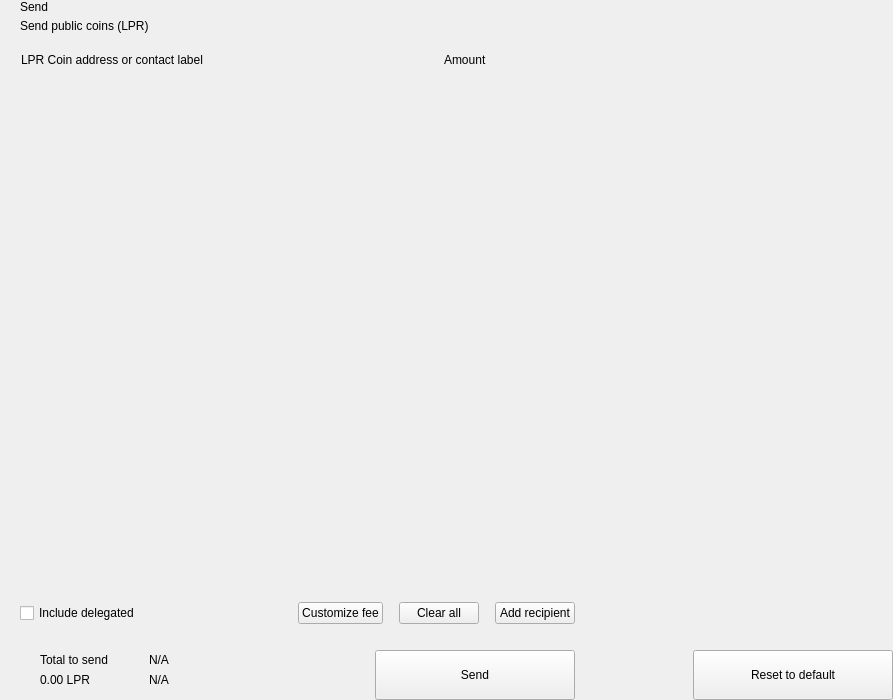
<?xml version="1.0" encoding="UTF-8"?>
<ui version="4.0">
 <class>send</class>
 <widget class="QWidget" name="send">
  <property name="geometry">
   <rect>
    <x>0</x>
    <y>0</y>
    <width>893</width>
    <height>700</height>
   </rect>
  </property>
  <property name="windowTitle">
   <string>Form</string>
  </property>
  <layout class="QHBoxLayout" name="horizontalLayout_2" stretch="2,1">
   <property name="spacing">
    <number>0</number>
   </property>
   <property name="leftMargin">
    <number>0</number>
   </property>
   <property name="topMargin">
    <number>0</number>
   </property>
   <property name="rightMargin">
    <number>0</number>
   </property>
   <property name="bottomMargin">
    <number>0</number>
   </property>
   <item>
    <widget class="QWidget" name="left" native="true">
     <layout class="QVBoxLayout" name="verticalLayout_3">
      <property name="spacing">
       <number>0</number>
      </property>
      <property name="leftMargin">
       <number>0</number>
      </property>
      <property name="topMargin">
       <number>0</number>
      </property>
      <property name="rightMargin">
       <number>0</number>
      </property>
      <property name="bottomMargin">
       <number>0</number>
      </property>
      <item>
       <layout class="QVBoxLayout" name="verticalLayout_22" stretch="0,0,0,1,0,0,0,0">
        <property name="spacing">
         <number>0</number>
        </property>
        <item>
         <layout class="QHBoxLayout" name="horizontalLayout_3">
          <property name="spacing">
           <number>0</number>
          </property>
          <property name="leftMargin">
           <number>20</number>
          </property>
          <property name="rightMargin">
           <number>20</number>
          </property>
          <item>
           <layout class="QVBoxLayout" name="verticalLayout">
            <property name="spacing">
             <number>5</number>
            </property>
            <item>
             <widget class="QLabel" name="labelTitle">
              <property name="text">
               <string>Send</string>
              </property>
              <property name="alignment">
               <set>Qt::AlignLeading|Qt::AlignLeft|Qt::AlignVCenter</set>
              </property>
             </widget>
            </item>
            <item>
             <widget class="QLabel" name="labelSubtitle1">
              <property name="text">
               <string>Send public coins (LPR)</string>
              </property>
             </widget>
            </item>
           </layout>
          </item>
          <item>
           <spacer name="horizontalSpacer">
            <property name="orientation">
             <enum>Qt::Horizontal</enum>
            </property>
            <property name="sizeHint" stdset="0">
             <size>
              <width>40</width>
              <height>20</height>
             </size>
            </property>
           </spacer>
          </item>
         </layout>
        </item>
        <item>
         <spacer name="verticalSpacer_2">
          <property name="orientation">
           <enum>Qt::Vertical</enum>
          </property>
          <property name="sizeType">
           <enum>QSizePolicy::Fixed</enum>
          </property>
          <property name="sizeHint" stdset="0">
           <size>
            <width>20</width>
            <height>20</height>
           </size>
          </property>
         </spacer>
        </item>
        <item>
         <layout class="QHBoxLayout" name="horizontalLayout" stretch="6,0,2">
          <property name="spacing">
           <number>0</number>
          </property>
          <property name="leftMargin">
           <number>10</number>
          </property>
          <property name="topMargin">
           <number>0</number>
          </property>
          <property name="rightMargin">
           <number>20</number>
          </property>
          <property name="bottomMargin">
           <number>0</number>
          </property>
          <item>
           <widget class="QLabel" name="labelSubtitleAddress">
            <property name="styleSheet">
             <string notr="true">margin-left:8px;</string>
            </property>
            <property name="text">
             <string>LPR Coin address or contact label</string>
            </property>
           </widget>
          </item>
          <item>
           <spacer name="horizontalSpacer_3">
            <property name="orientation">
             <enum>Qt::Horizontal</enum>
            </property>
            <property name="sizeType">
             <enum>QSizePolicy::Fixed</enum>
            </property>
            <property name="sizeHint" stdset="0">
             <size>
              <width>40</width>
              <height>1</height>
             </size>
            </property>
           </spacer>
          </item>
          <item>
           <widget class="QLabel" name="labelSubtitleAmount">
            <property name="text">
             <string>Amount</string>
            </property>
           </widget>
          </item>
         </layout>
        </item>
        <item>
         <widget class="QScrollArea" name="scrollArea">
          <property name="minimumSize">
           <size>
            <width>0</width>
            <height>350</height>
           </size>
          </property>
          <property name="styleSheet">
           <string notr="true">#scrollArea {
            background:transparent;
            margin-top:10px;
}</string>
          </property>
          <property name="horizontalScrollBarPolicy">
           <enum>Qt::ScrollBarAlwaysOff</enum>
          </property>
          <property name="sizeAdjustPolicy">
           <enum>QAbstractScrollArea::AdjustIgnored</enum>
          </property>
          <property name="widgetResizable">
           <bool>true</bool>
          </property>
          <property name="alignment">
           <set>Qt::AlignLeading|Qt::AlignLeft|Qt::AlignTop</set>
          </property>
          <widget class="QWidget" name="scrollAreaWidgetContents">
           <property name="geometry">
            <rect>
             <x>0</x>
             <y>0</y>
             <width>591</width>
             <height>16</height>
            </rect>
           </property>
           <property name="sizePolicy">
            <sizepolicy hsizetype="Preferred" vsizetype="Maximum">
             <horstretch>0</horstretch>
             <verstretch>0</verstretch>
            </sizepolicy>
           </property>
           <property name="autoFillBackground">
            <bool>false</bool>
           </property>
           <property name="styleSheet">
            <string notr="true">#scrollAreaWidgetContents {
             background:transparent;
             }</string>
           </property>
           <layout class="QVBoxLayout" name="verticalLayout_7">
            <property name="spacing">
             <number>0</number>
            </property>
            <property name="sizeConstraint">
             <enum>QLayout::SetDefaultConstraint</enum>
            </property>
            <property name="leftMargin">
             <number>0</number>
            </property>
            <property name="topMargin">
             <number>0</number>
            </property>
            <property name="rightMargin">
             <number>0</number>
            </property>
            <property name="bottomMargin">
             <number>0</number>
            </property>
           </layout>
          </widget>
         </widget>
        </item>
        <item>
         <spacer name="verticalSpacer_4">
          <property name="orientation">
           <enum>Qt::Vertical</enum>
          </property>
          <property name="sizeType">
           <enum>QSizePolicy::Fixed</enum>
          </property>
          <property name="sizeHint" stdset="0">
           <size>
            <width>20</width>
            <height>20</height>
           </size>
          </property>
         </spacer>
        </item>
        <item>
         <layout class="QHBoxLayout" name="horizontalLayout_20">
          <property name="spacing">
           <number>6</number>
          </property>
          <property name="leftMargin">
           <number>20</number>
          </property>
          <property name="rightMargin">
           <number>20</number>
          </property>
          <item>
           <widget class="QCheckBox" name="checkBoxDelegations">
            <property name="layoutDirection">
             <enum>Qt::LeftToRight</enum>
            </property>
            <property name="text">
             <string>Include delegated</string>
            </property>
           </widget>
          </item>
          <item>
           <spacer name="horizontalSpacer_4">
            <property name="orientation">
             <enum>Qt::Horizontal</enum>
            </property>
            <property name="sizeHint" stdset="0">
             <size>
              <width>10</width>
              <height>20</height>
             </size>
            </property>
           </spacer>
          </item>
          <item>
           <widget class="QPushButton" name="pushButtonFee">
            <property name="focusPolicy">
             <enum>Qt::NoFocus</enum>
            </property>
            <property name="text">
             <string>Customize fee</string>
            </property>
           </widget>
          </item>
          <item>
           <spacer name="horizontalSpacer_11">
            <property name="orientation">
             <enum>Qt::Horizontal</enum>
            </property>
            <property name="sizeType">
             <enum>QSizePolicy::Minimum</enum>
            </property>
            <property name="sizeHint" stdset="0">
             <size>
              <width>10</width>
              <height>20</height>
             </size>
            </property>
           </spacer>
          </item>
          <item>
           <widget class="QPushButton" name="pushButtonClear">
            <property name="focusPolicy">
             <enum>Qt::NoFocus</enum>
            </property>
            <property name="layoutDirection">
             <enum>Qt::RightToLeft</enum>
            </property>
            <property name="text">
             <string>Clear all</string>
            </property>
           </widget>
          </item>
          <item>
           <spacer name="horizontalSpacer_6">
            <property name="orientation">
             <enum>Qt::Horizontal</enum>
            </property>
            <property name="sizeType">
             <enum>QSizePolicy::Fixed</enum>
            </property>
            <property name="sizeHint" stdset="0">
             <size>
              <width>10</width>
              <height>20</height>
             </size>
            </property>
           </spacer>
          </item>
          <item>
           <widget class="QPushButton" name="pushButtonAddRecipient">
            <property name="focusPolicy">
             <enum>Qt::NoFocus</enum>
            </property>
            <property name="text">
             <string>Add recipient</string>
            </property>
           </widget>
          </item>
         </layout>
        </item>
        <item>
         <spacer name="verticalSpacer">
          <property name="orientation">
           <enum>Qt::Vertical</enum>
          </property>
          <property name="sizeType">
           <enum>QSizePolicy::Fixed</enum>
          </property>
          <property name="sizeHint" stdset="0">
           <size>
            <width>20</width>
            <height>16</height>
           </size>
          </property>
         </spacer>
        </item>
        <item>
         <layout class="QHBoxLayout" name="horizontalLayout_7">
          <property name="rightMargin">
           <number>20</number>
          </property>
          <item>
           <layout class="QHBoxLayout" name="horizontalLayout_10">
            <property name="spacing">
             <number>0</number>
            </property>
            <property name="leftMargin">
             <number>8</number>
            </property>
            <item>
             <widget class="QStackedWidget" name="stackedWidget">
              <property name="minimumSize">
               <size>
                <width>0</width>
                <height>60</height>
               </size>
              </property>
              <property name="maximumSize">
               <size>
                <width>16777215</width>
                <height>60</height>
               </size>
              </property>
              <widget class="QWidget" name="page1">
               <layout class="QVBoxLayout" name="verticalLayout_71" stretch="0">
                <property name="spacing">
                 <number>6</number>
                </property>
                <property name="leftMargin">
                 <number>12</number>
                </property>
                <property name="topMargin">
                 <number>0</number>
                </property>
                <property name="rightMargin">
                 <number>0</number>
                </property>
                <property name="bottomMargin">
                 <number>0</number>
                </property>
                <item>
                 <widget class="QWidget" name="coinWidget" native="true">
                  <property name="minimumSize">
                   <size>
                    <width>0</width>
                    <height>60</height>
                   </size>
                  </property>
                  <property name="maximumSize">
                   <size>
                    <width>16777215</width>
                    <height>60</height>
                   </size>
                  </property>
                  <layout class="QHBoxLayout" name="horizontalLayout_9">
                   <property name="spacing">
                    <number>0</number>
                   </property>
                   <property name="leftMargin">
                    <number>20</number>
                   </property>
                   <property name="topMargin">
                    <number>10</number>
                   </property>
                   <property name="rightMargin">
                    <number>20</number>
                   </property>
                   <property name="bottomMargin">
                    <number>10</number>
                   </property>
                   <item>
                    <layout class="QVBoxLayout" name="verticalSend">
                     <property name="spacing">
                      <number>0</number>
                     </property>
                     <item>
                      <widget class="QLabel" name="labelTitleTotalSend">
                       <property name="text">
                        <string>Total to send</string>
                       </property>
                      </widget>
                     </item>
                     <item>
                      <widget class="QLabel" name="labelAmountSend">
                       <property name="text">
                        <string notr="true">0.00 LPR</string>
                       </property>
                      </widget>
                     </item>
                    </layout>
                   </item>
                   <item>
                    <spacer name="horizontalSpacer_9">
                     <property name="orientation">
                      <enum>Qt::Horizontal</enum>
                     </property>
                     <property name="sizeType">
                      <enum>QSizePolicy::Fixed</enum>
                     </property>
                     <property name="sizeHint" stdset="0">
                      <size>
                       <width>20</width>
                       <height>20</height>
                      </size>
                     </property>
                    </spacer>
                   </item>
                   <item>
                    <widget class="QLabel" name="labelLine">
                     <property name="minimumSize">
                      <size>
                       <width>1</width>
                       <height>0</height>
                      </size>
                     </property>
                     <property name="maximumSize">
                      <size>
                       <width>1</width>
                       <height>16777215</height>
                      </size>
                     </property>
                     <property name="text">
                      <string/>
                     </property>
                    </widget>
                   </item>
                   <item>
                    <spacer name="horizontalSpacer_10">
                     <property name="orientation">
                      <enum>Qt::Horizontal</enum>
                     </property>
                     <property name="sizeType">
                      <enum>QSizePolicy::Fixed</enum>
                     </property>
                     <property name="sizeHint" stdset="0">
                      <size>
                       <width>20</width>
                       <height>20</height>
                      </size>
                     </property>
                    </spacer>
                   </item>
                   <item>
                    <layout class="QVBoxLayout" name="verticalRemaining">
                     <property name="spacing">
                      <number>0</number>
                     </property>
                     <item>
                      <widget class="QLabel" name="labelTitleTotalRemaining">
                       <property name="text">
                        <string notr="true">N/A</string>
                       </property>
                      </widget>
                     </item>
                     <item>
                      <widget class="QLabel" name="labelAmountRemaining">
                       <property name="text">
                        <string notr="true">N/A</string>
                       </property>
                      </widget>
                     </item>
                    </layout>
                   </item>
                  </layout>
                 </widget>
                </item>
               </layout>
              </widget>
              <widget class="QWidget" name="page_2"/>
             </widget>
            </item>
           </layout>
          </item>
          <item>
           <spacer name="horizontalSpacer_5">
            <property name="orientation">
             <enum>Qt::Horizontal</enum>
            </property>
            <property name="sizeType">
             <enum>QSizePolicy::Expanding</enum>
            </property>
            <property name="sizeHint" stdset="0">
             <size>
              <width>40</width>
              <height>20</height>
             </size>
            </property>
           </spacer>
          </item>
          <item alignment="Qt::AlignBottom">
           <widget class="QPushButton" name="pushButtonSave">
            <property name="minimumSize">
             <size>
              <width>200</width>
              <height>50</height>
             </size>
            </property>
            <property name="maximumSize">
             <size>
              <width>200</width>
              <height>50</height>
             </size>
            </property>
            <property name="focusPolicy">
             <enum>Qt::NoFocus</enum>
            </property>
            <property name="text">
             <string>Send</string>
            </property>
           </widget>
          </item>
         </layout>
        </item>
       </layout>
      </item>
     </layout>
    </widget>
   </item>
   <item>
    <widget class="QWidget" name="right" native="true">
     <layout class="QVBoxLayout" name="verticalLayout_5">
      <property name="leftMargin">
       <number>0</number>
      </property>
      <property name="topMargin">
       <number>0</number>
      </property>
      <property name="rightMargin">
       <number>0</number>
      </property>
      <property name="bottomMargin">
       <number>0</number>
      </property>
      <item>
       <layout class="QVBoxLayout" name="verticalLayout_4">
        <property name="spacing">
         <number>6</number>
        </property>
        <item>
         <widget class="OptionButton" name="btnCoinControl" native="true">
          <property name="minimumSize">
           <size>
            <width>0</width>
            <height>50</height>
           </size>
          </property>
         </widget>
        </item>
        <item>
         <widget class="OptionButton" name="btnChangeAddress" native="true">
          <property name="minimumSize">
           <size>
            <width>0</width>
            <height>50</height>
           </size>
          </property>
         </widget>
        </item>
        <item>
         <widget class="OptionButton" name="btnUri" native="true">
          <property name="minimumSize">
           <size>
            <width>0</width>
            <height>50</height>
           </size>
          </property>
         </widget>
        </item>
        <item>
         <spacer name="verticalSpacer_5">
          <property name="orientation">
           <enum>Qt::Vertical</enum>
          </property>
          <property name="sizeHint" stdset="0">
           <size>
            <width>20</width>
            <height>40</height>
           </size>
          </property>
         </spacer>
        </item>
        <item>
         <layout class="QHBoxLayout" name="horizontalLayout_8">
          <item>
           <spacer name="horizontalSpacer_7">
            <property name="orientation">
             <enum>Qt::Horizontal</enum>
            </property>
            <property name="sizeHint" stdset="0">
             <size>
              <width>40</width>
              <height>20</height>
             </size>
            </property>
           </spacer>
          </item>
          <item>
           <widget class="QPushButton" name="pushButtonReset">
            <property name="minimumSize">
             <size>
              <width>200</width>
              <height>50</height>
             </size>
            </property>
            <property name="maximumSize">
             <size>
              <width>200</width>
              <height>50</height>
             </size>
            </property>
            <property name="focusPolicy">
             <enum>Qt::NoFocus</enum>
            </property>
            <property name="text">
             <string>Reset to default</string>
            </property>
           </widget>
          </item>
         </layout>
        </item>
       </layout>
      </item>
     </layout>
    </widget>
   </item>
  </layout>
 </widget>
 <customwidgets>
  <customwidget>
   <class>OptionButton</class>
   <extends>QWidget</extends>
   <header>qt/arora/optionbutton.h</header>
   <container>1</container>
  </customwidget>
 </customwidgets>
 <resources/>
 <connections/>
</ui>
